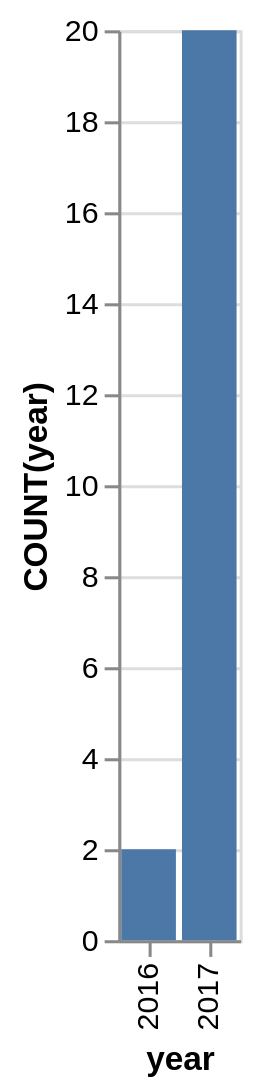

Express this chart as Vega-Lite.
### Vega-Lite specification from a JSON file in a GitHub repository (floating-point values rounded to 4 significant figures)
{"data": {"values": [{"x_data": "2016", "y_data": 2}, {"x_data": "2017", "y_data": 20}]}, "mark": "bar", "encoding": {"x": {"field": "x_data", "type": "nominal", "title": "year", "sort": {"op": "sum", "field": "y_data", "order": "ascending"}}, "y": {"field": "y_data", "type": "quantitative", "title": "COUNT(year)"}}}
